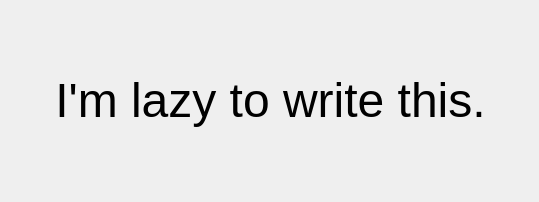
<?xml version="1.0" encoding="UTF-8"?>
<ui version="4.0">
 <class>CharacterForm</class>
 <widget class="QMainWindow" name="CharacterForm">
  <property name="geometry">
   <rect>
    <x>0</x>
    <y>0</y>
    <width>539</width>
    <height>202</height>
   </rect>
  </property>
  <property name="windowTitle">
   <string>ConfigWindow</string>
  </property>
  <widget class="QWidget" name="centralwidget">
   <widget class="QLabel" name="label">
    <property name="geometry">
     <rect>
      <x>0</x>
      <y>30</y>
      <width>541</width>
      <height>141</height>
     </rect>
    </property>
    <property name="font">
     <font>
      <pointsize>36</pointsize>
     </font>
    </property>
    <property name="text">
     <string>I'm lazy to write this.</string>
    </property>
    <property name="alignment">
     <set>Qt::AlignCenter</set>
    </property>
   </widget>
  </widget>
 </widget>
 <resources/>
 <connections/>
</ui>
